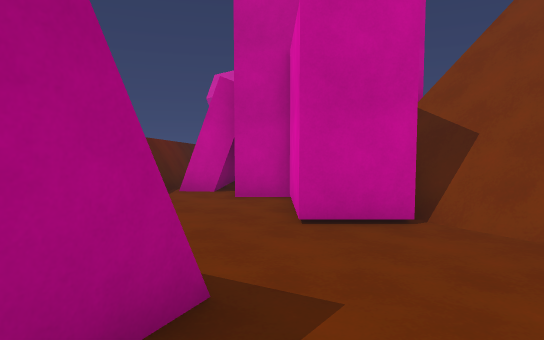
View 1 (above)

12 first-person views from a walk through a scene from a Unity 3-D project. The camera is 1.4 m above the floor, tilts 4° down and sees 75° across. The floor is counted in squares, 1 m on a side. Each view is taken from the middle of a square. On the plan, view 1 faces up. The plan holds only what a view shows up to about 15 squares ahead; the rest is blank. The place goes on beyond the plan. Surface patterns are stand-ins for the level's own textures.

View 2
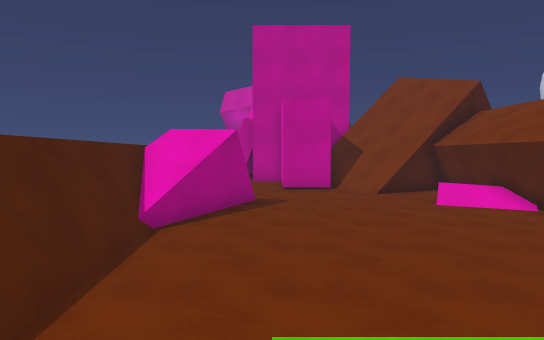

View 3
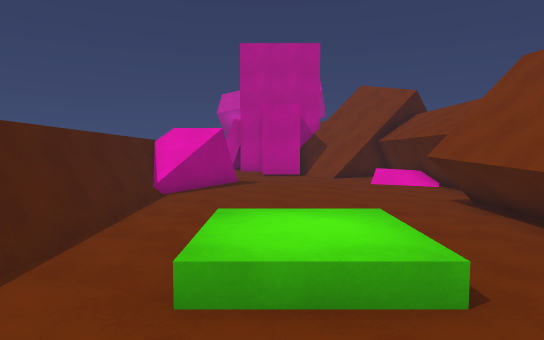

View 4
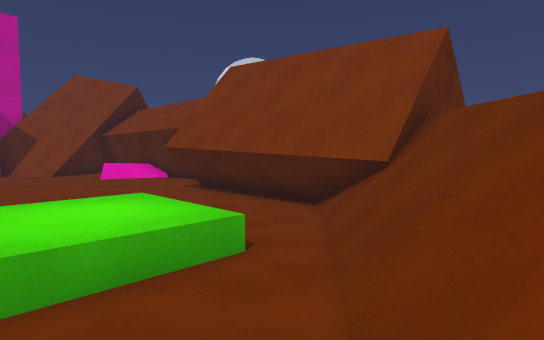

View 5
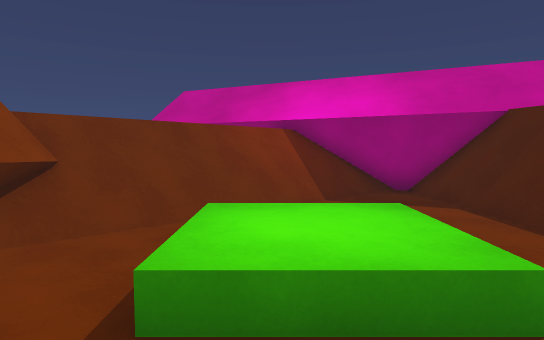

View 6
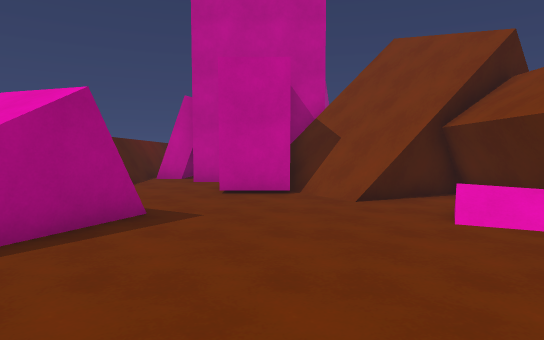

View 7
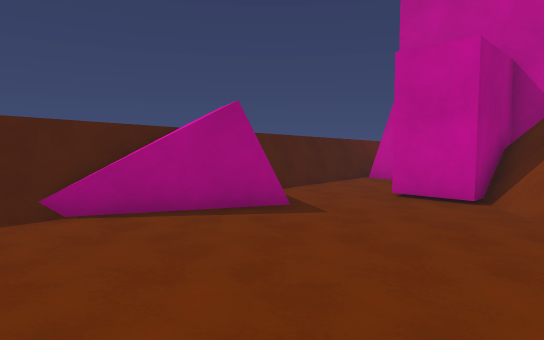

View 8
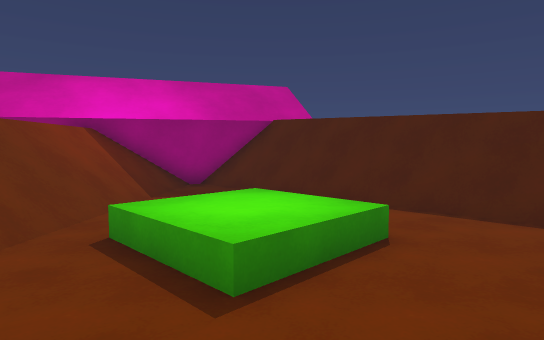

View 9
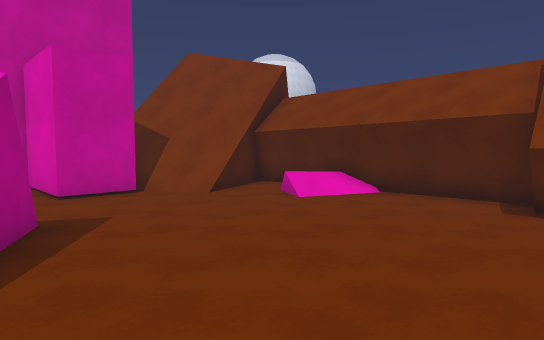

View 10
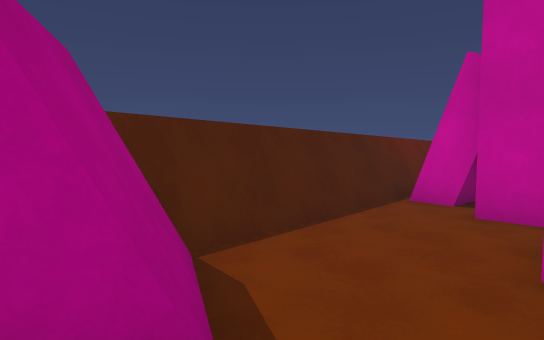

View 11
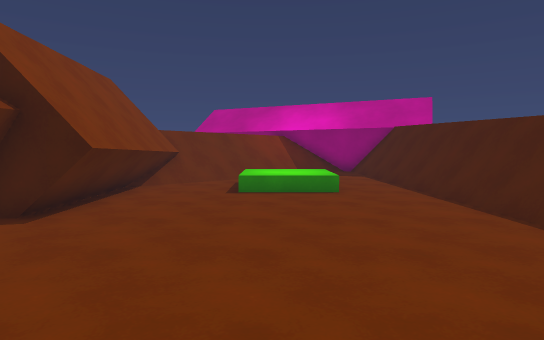

View 12
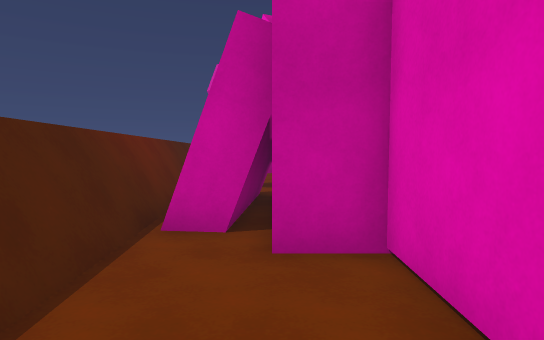

### Floor plan
Key: @ floor where view 1 was taken; # wall or solid block; . main floor; : floor 0.5 m higher than the main floor; / step, stairs or slope; = window, fence, low wall or low ledge; ^ raised ledge; v drop or lower ground.
Columns run from 4 left of view 1 to 9 right of it. Each row starts with its distance up from view 1.
 13 #=##
 12 #=##
 11 #=##
 10 #=.#####
  9 #=...###
  8 #=...####
  7 #=...#####
  6 #=...#######
  5 #=......=###
  4 ##=........#
  3 ####......=#
  2 ####.......##
  1 #^#........##
  0 #^^.@......##
 -1 ##.........##
 -2 ##.........##
 -3 ##........###
 -4 ##........#
 -5 ##........#
 -6 ##........#
 -7 ##../::/..#
 -8 ##../::/..#
 -9 ##../::/./###
-10 ##......//#=##
-11 ##.. ..////v
-12  #.. .////v
-13  #...////
-14  ####///
-15   ###^^v
-16      ^^^^v
-17      ^^^^^^

Positions as (right, up) in squares from view 1, and headings:
1: (0, 0), facing up
2: (0, -9), facing up
3: (1, -13), facing up
4: (0, -13), facing up-right
5: (2, -4), facing down
6: (2, -4), facing up
7: (5, -3), facing up-left
8: (5, -4), facing down-left
9: (-2, -4), facing up-right
10: (1, 2), facing up-left
11: (2, 4), facing down
12: (-1, 5), facing up
